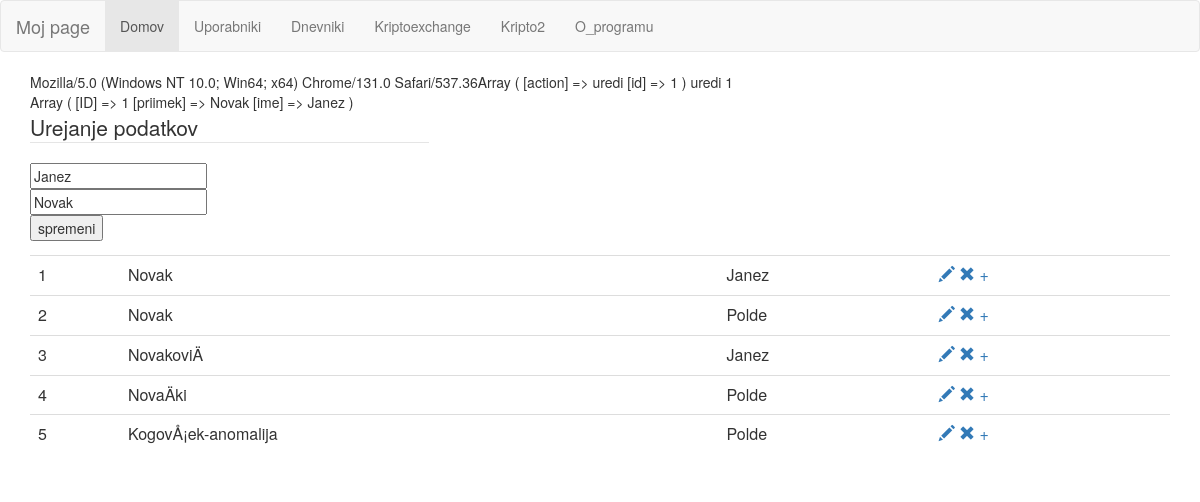
The app's page /uporabniki/index.php?action=uredi&id=1 with its own data.
### tables this page shows
CREATE TABLE IF NOT EXISTS `users` (
  `ID` int(11) NOT NULL AUTO_INCREMENT,
  `priimek` varchar(35) NOT NULL,
  `ime` varchar(20) NOT NULL,
  PRIMARY KEY (`ID`)
);

### uporabniki/index.php (called while the page is built)
<?php
include_once ('../html_header.php');
require_once('model/Model_05.php');
require_once('control/controller.php');
require_once('view/view_01.php'); require_once('view/view_02.php');
$conn = new mysqli('localhost','root','','test');
$db = new Database($conn);
$user = new User($db);
$controller = new Controller($user);
$controller->index($_GET);

### uporabniki/model/model_05.php (called while the page is built, shortened)
<?php
class Database {
   protected $_conn;
   public function __construct($connection) {
       $this->_conn = $connection;
   }
   public function executeRawSQL($sql) {
	   $rs=$this->_conn->query($sql);
	   return $this->tableFromResult($rs);
   }
   public function tableFromResult($rs){
	   $retVal=[];
	   while(  ( $v=$rs->fetch_assoc() ) !=null  )
	     $retVal[]=$v;
	   return $retVal;
	}
}
abstract class Model {
   public function __construct(Database $db) {
       $this->_db = $db;
   }
}
class User extends Model {
   private $usersTableName='users';
   public function getAll(){
	   $sql = "SELECT * FROM " . $this->usersTableName . " ";
	   return $this->_db->ExecuteRawSQL($sql);
   }
   public function getUserByID($id){
	   $sql = "SELECT * FROM " . $this->usersTableName . " WHERE id='{$id}'";
	   return $this->_db->ExecuteRawSQL($sql);
   }
}

### uporabniki/view/view_01.php (the view)
<?php
class UserView {
    private $_model;
    public function __construct(Model $model) {
        $this->_model = $model;
    }
    public function output() {
	    $html='';
		$podatki = $this->_model->getAll();
		$html.= '<table class="table">';
		foreach ($podatki as $zapis){
			$html.= '<tr>'; $id=$zapis['ID'];
			   foreach($zapis as $podatek){
				   $html.= '<td>';
				      $html.= $podatek;
				   $html.= '</td>';
			   }
			   $html.='<td><span class="glyphicons glyphicons-edit"></span><a href="?action=uredi&id='.$id.'"><span class="glyphicon glyphicon-pencil"></span></a> <a href="?action=odstrani&id='.$id.'"><span class="glyphicon glyphicon-remove"></span></a> <a href="?action=vnesi"><span class="glyphicons glyphicon-plus"></span></a> </td>';
			$html.= '</tr>';
		}
		$html.= '</table>';
        return $html;
    }
}

### uporabniki/view/view_02.php (shortened to what this page needs)
<?php
class UserDetailView {
    private $_model;
    public function __construct(Model $model) {
        $this->_model = $model;
    }
    public function output($id) {
	    $podatki = $this->_model->getUserByID($id);
	    $podatki=$podatki[0];
		print_r($podatki);
        $html = '<div style="width:35%"><form action="?action=uredi" method="get">
		         <fieldset>
				   <legend>Urejanje podatkov</legend>
		           <input type="text" name="id" hidden="hidden" value="' . $podatki['ID'] .'"/>
				   <input type="text" name="ime"      value="' . $podatki['ime'] . '"/>  <br />
				   <input type="text" name="priimek"  value="' . $podatki['priimek'] .'"/> <br />
				   <input type="submit" name="action" value="spremeni"/>
				  </fieldset>
				 </form></div>';
        return $html;
    }
}

### records on screen
users: ime "Janez", priimek "Novak", value "1", value "Novak", value "Janez"
users: value "2", value "Novak", value "Polde"
users: value "3", value "NovakoviÄ", value "Janez"
users: value "4", value "NovaÄki", value "Polde"
users: value "5", value "KogovÅ¡ek-anomalija", value "Polde"

### other values on screen
$k "Domov"
$k "Uporabniki"
$k "Dnevniki"
$k "Kriptoexchange"
$k "Kripto2"
$k "O_programu"
$_SERVER['HTTP_USER_AGENT'] "Mozilla/5.0 (Windows NT 10.0; Win64; x64) Chrome/131.0 Safari/537.36"
$request['action'] "uredi"
$request['id'] "1"
$view2->output($request['id']) "Array ( [ID] => 1 [priimek] => Novak [ime] => Janez )"
